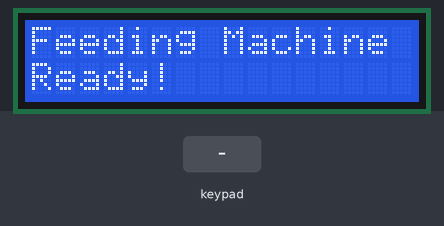
A program run on a simulated ESP32. Parts: 16×2 character LCD. The test bench sets the inputs (shaded band). What the program prints to the serial monitor is not drawn.

Above: at 1.2 s.
1.3 s: keypad keys 1 2 # pressed 0.4 s apart
At 2.8 s:
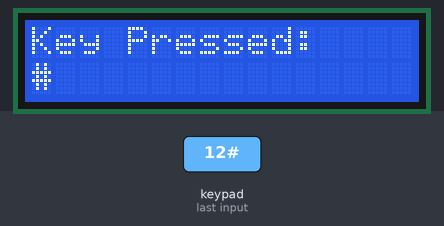
4.0 s: key 'A' pressed
At 4.7 s:
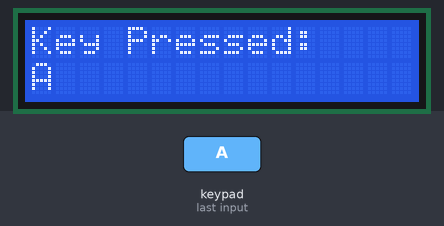
5.5 s: key 'B' pressed
At 5.8 s:
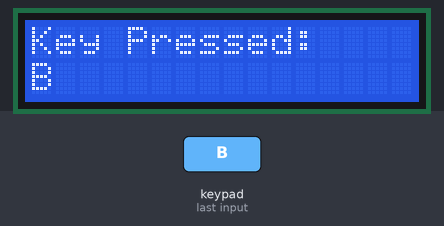
7.0 s: keypad keys 1 2 * pressed 0.4 s apart
At 8.9 s:
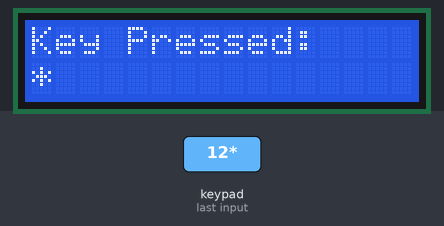
9.7 s: key 'C' pressed
At 10.9 s:
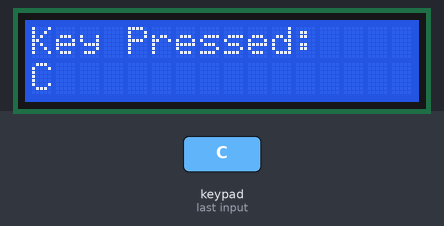
11.2 s: keypad keys 1 2 D pressed 0.4 s apart
At 11.52 s:
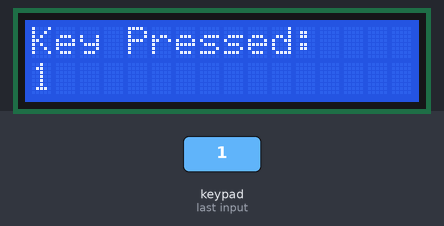
Timing chart, 0 to 14.2 s (numbered marks = the images above; inputs shaded):
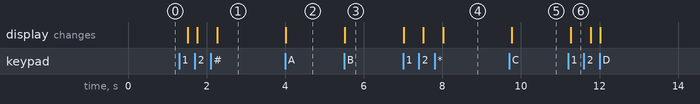

The program:

main.cpp
```cpp
#include <Arduino.h>
#include <Wire.h>
#include "I2CKeyPad.h"
#include <LiquidCrystal_I2C.h>

const uint8_t KEYPAD_ADDRESS = 0x20;
const uint8_t LCD_ADDRESS = 0x27;  // Common I2C address for LCD, might need adjustment

I2CKeyPad keyPad(KEYPAD_ADDRESS);
LiquidCrystal_I2C lcd(LCD_ADDRESS, 16, 2); // 16 chars, 2 rows

uint32_t lastKeyPressed = 0;
const char KEYPAD_MAPPING[] = "123A456B789C*0#DNF";

void setup() {
    Serial.begin(115200);
    Serial.println("Starting I2C Keypad...");

    Wire.begin(21, 22);  // ESP32 I2C pins
    Wire.setClock(400000);

    // Initialize LCD
    lcd.init();
    lcd.backlight();
    lcd.setCursor(0, 0);
    lcd.print("Feeding Machine");
    lcd.setCursor(0, 1);
    lcd.print("Ready!");

    if (!keyPad.begin()) {
        Serial.println("\nERROR: Cannot communicate with keypad.\nPlease reboot.");
        lcd.clear();
        lcd.print("Keypad Error!");
        while (1);
    }
    Serial.println("I2C Keypad Ready!");
}

void loop() {
    uint32_t now = millis();

    if (now - lastKeyPressed >= 250) {
        lastKeyPressed = now;

        bool connected = keyPad.isConnected();
        bool pressed = keyPad.isPressed();
        uint8_t index = keyPad.getKey();

        if (pressed && index < sizeof(KEYPAD_MAPPING)) {
            Serial.print("✅ Key Pressed: [ ");
            Serial.print(KEYPAD_MAPPING[index]);
            Serial.println(" ]");

            // Display pressed key on LCD
            lcd.clear();
            lcd.setCursor(0, 0);
            lcd.print("Key Pressed:");
            lcd.setCursor(0, 1);
            lcd.print(KEYPAD_MAPPING[index]);
        }
    }
}
```

Measured:
- after the input at 1.3 s, the display: first changes after 0.22 s (image 1 shows a later state)
- after the input at 4.0 s, the display: changes at once (image 2)
- after the input at 5.5 s, the display: changes at once (image 3)
- after the input at 7.0 s, the display: first changes at once (image 4 shows a later state)
- after the input at 9.7 s, the display: changes after 0.07 s (image 5)
- after the input at 11.2 s, the display: changes after 0.07 s (image 6)
